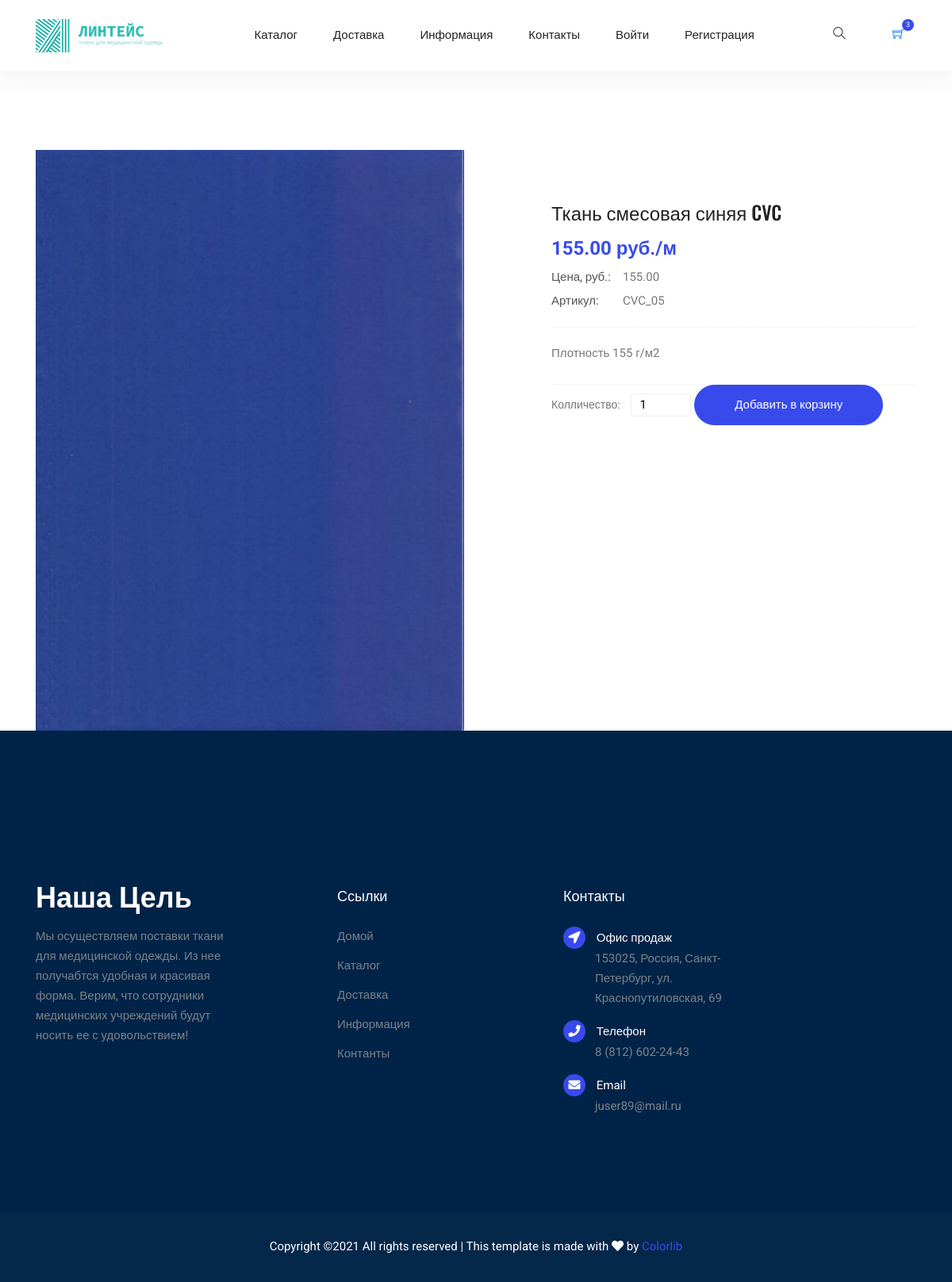
The page /single_product/2 on the database its author committed.
### fabric_shop/models.py (models this page shows, shortened)
class Product(models.Model):
    name = models.CharField(max_length=100, default="")
    article = models.CharField(max_length=100, default="")
    image = models.ImageField(upload_to="fabric")
    category = models.ForeignKey(Category, on_delete=models.SET_NULL, null=True, blank=True)
    price = models.DecimalField(max_digits=10, decimal_places=2, null=True, blank=True)
    description = models.TextField(max_length=300, default="")
    class Meta:
        verbose_name = "Product"
        verbose_name_plural = "Products"

class Category(models.Model):
    name = models.CharField(max_length=100, default="")
    image = models.ImageField(upload_to="img", null=True, blank=True)
    class Meta:
        verbose_name = "Category"
        verbose_name_plural = "Categories"
    def __str__(self):
        return self.name

### fabric_shop/views.py (the view, shortened to what this page needs)
# urls.py: path('single_product/<int:product_id>', SingleProduct.as_view()),
class SingleProduct(View):
    def get(self, request, product_id):
        single_product = Product.objects.filter(id=product_id)
        return render(request, 'fabric_shop/single-product2.html', context={"single_product": single_product})

### fabric_shop/templates/fabric_shop/single-product2.html (shortened to what this page needs)
{% extends "fabric_shop/base.html" %}
{% load static %}
{% block content %}
<!DOCTYPE html>
<html lang="en">
<head>
  <link rel="stylesheet" href='{% static "fabric_shop/vendors/bootstrap/bootstrap.min.css" %}'>
  <link rel="stylesheet" href='{% static "fabric_shop/vendors/fontawesome/css/all.min.css" %}'>
	<link rel="stylesheet" href='{% static "fabric_shop/vendors/themify-icons/themify-icons.css" %}'>
  <link rel="stylesheet" href='{% static "fabric_shop/vendors/nice-select/nice-select.css" %}'>
  <link rel="stylesheet" href='{% static "fabric_shop/vendors/owl-carousel/owl.theme.default.min.css" %}'>
  <link rel="stylesheet" href='{% static "fabric_shop/vendors/owl-carousel/owl.carousel.min.css" %}'>
  <link rel="stylesheet" href='{% static "fabric_shop/css/style.css" %}'>
</head>
<body>
{% for single_product in single_product %}
	<div class="product_image_area">
		<div class="container">
			<div class="row s_product_inner">
				<div class="col-lg-6">
					<div class="owl-carousel owl-theme s_Product_carousel">
						<div class="single-prd-item">
							<img class="img-fluid" src="{{ single_product.image.url }}" alt="">
						</div>
					</div>
				</div>
				<div class="col-lg-5 offset-lg-1">
					<div class="s_product_text">
						<h3>{{ single_product.name }} {{ single_product.category }}</h3>
						<h2>{{ single_product.price }} руб./м</h2>
						<ul class="list">
                            <li><a href="#"><span>Цена, руб.:</span>{{ single_product.price }}</a></li>
							<li><a class="active" href="#"><span>Артикул:</span>{{ single_product.article }}</a></li>
						</ul>
						<p>{{ single_product.description }}</p>
						<div class="product_count">
              <label for="qty">Колличество:</label>
							<input type="text" name="qty" id="sst" size="2" maxlength="12" value="1" title="Quantity:" class="input-text qty">
							<a class="button primary-btn" href="#">Добавить в корзину</a>
					</div>
				</div>
			</div>
		</div>
	</div>
{% endfor %}
</body>
</html>
{% endblock %}

### fabric_shop/static/fabric_shop/css/style.css (style rules this page uses)
body { color:#777;font-family:"Roboto",sans-serif;font-size:15px;font-weight:400;line-height:1.667 }
ul { list-style-type:none;margin:0;padding:0 }
h1,h2,h3,h4,h5,h6 { font-family:"Oswald",sans-serif;color:#222;line-height:1.1 }
h2,.h2 { font-size:36px;font-weight:600 }
h3,.h3 { font-size:26px;font-weight:600 }
@media (min-width: 600px) { h3,.h3 { font-size:36px } }
a { display:inline-block }
.button { display:inline-block;border:1px solid #384aeb;border-radius:30px;color:#222;font-weight:500;padding:12px 50px;background:#384aeb;color:#fff;transition:all .4s ease }
.product_image_area { padding-top:50px }
@media (min-width: 1000px) { .product_image_area { padding-top:100px } }
.s_product_text { margin-left:-15px;margin-top:65px }
.s_product_text h3 { font-size:24px;font-weight:500;color:#222;margin-bottom:20px }
.s_product_text h2 { font-family:"Roboto",sans-serif;font-size:24px;font-weight:700;color:#384aeb;margin-bottom:10px }
.s_product_text .list li { margin-bottom:5px }
.s_product_text .list li a { font-size:15px;font-weight:normal;color:#777777 }
.s_product_text .list li a span { width:90px;display:inline-block;color:#555555 }
.s_product_text .list li a.active span { color:#555;-webkit-text-fill-color:#555 }
.s_product_text .list li:last-child { margin-bottom:0px }
.s_product_text p { padding-top:20px;border-top:1px dotted #eeeeee;border-bottom:1px dotted #eeeeee;margin-top:20px;padding-bottom:26px;margin-bottom:0 }
.product_count { display:inline-block;position:relative;margin-bottom:24px }
.product_count label { font-size:14px;color:#777;font-weight:normal;padding-right:10px }
.product_count input { width:76px;border:1px solid #eeeeee;border-radius:3px;padding-left:10px }

### rows shown on the page
Product: image (picture), name "Ткань смесовая синяя", category "CVC", price "155.00", article "CVC_05", description "Плотность 155 г/м2"
